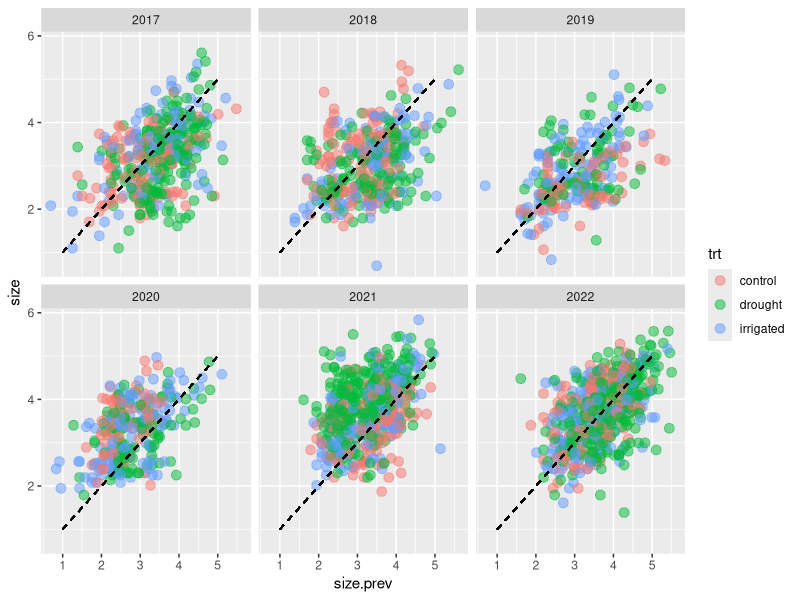
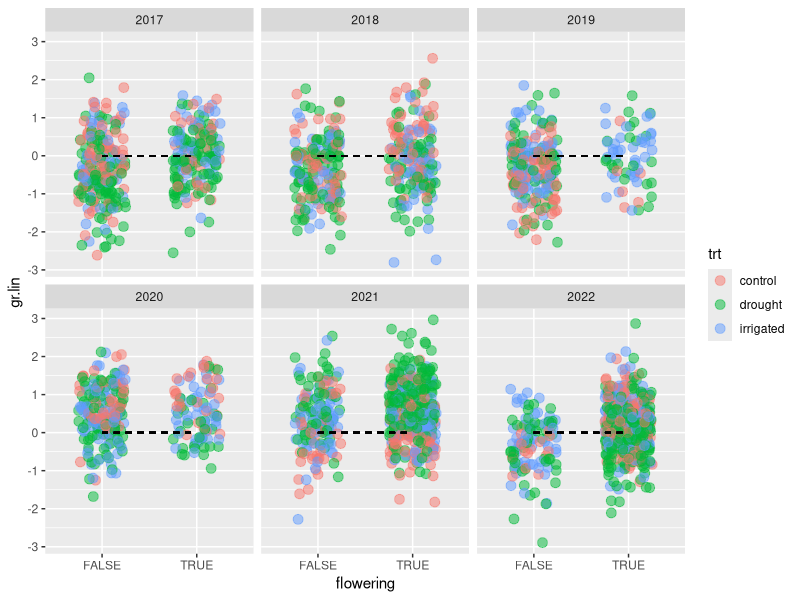
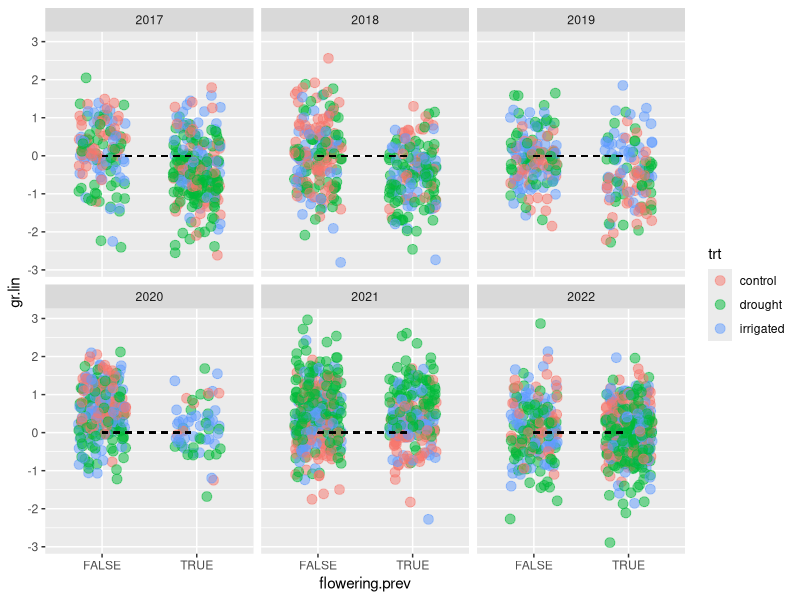
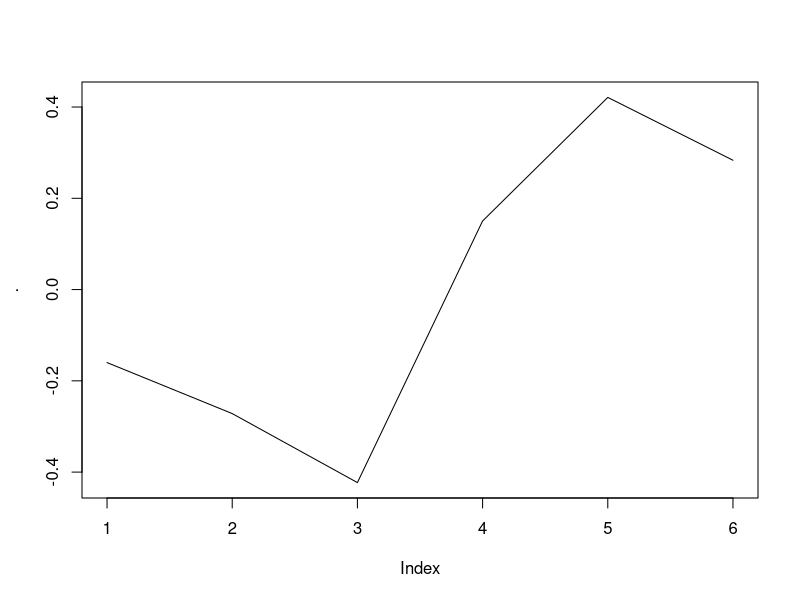
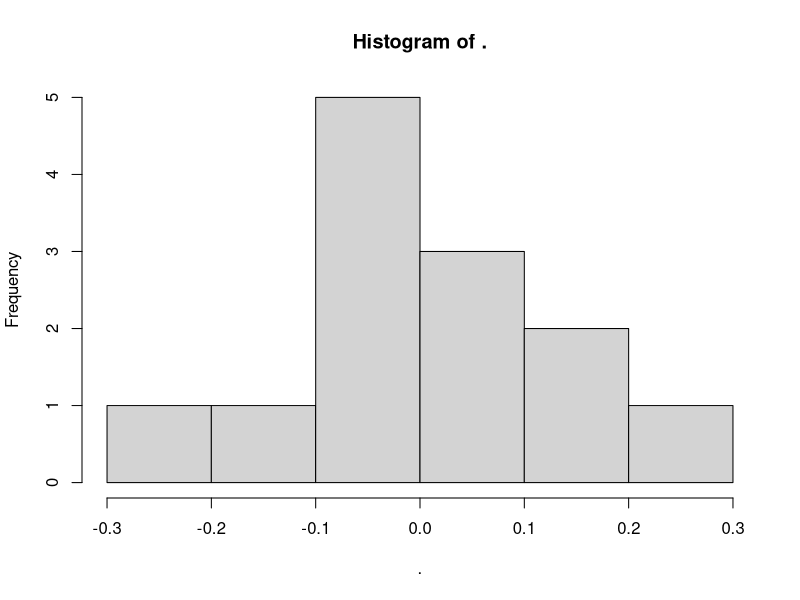
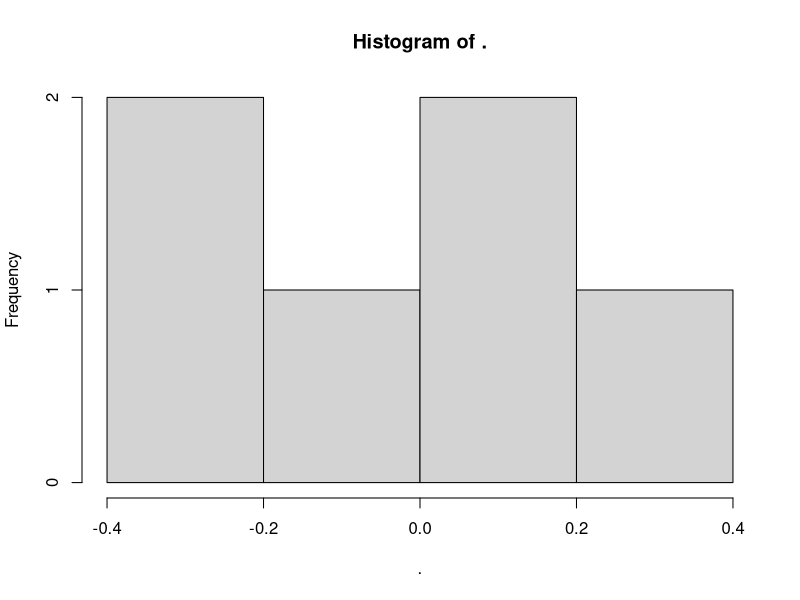
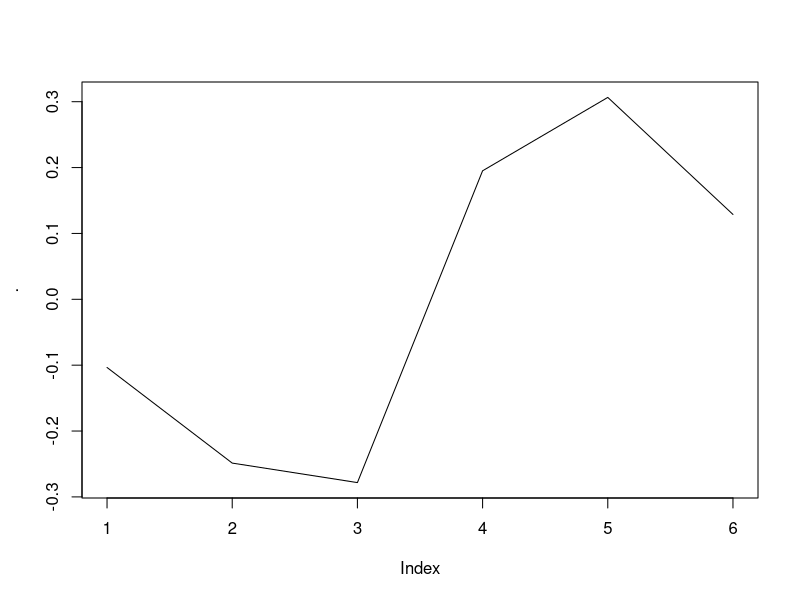
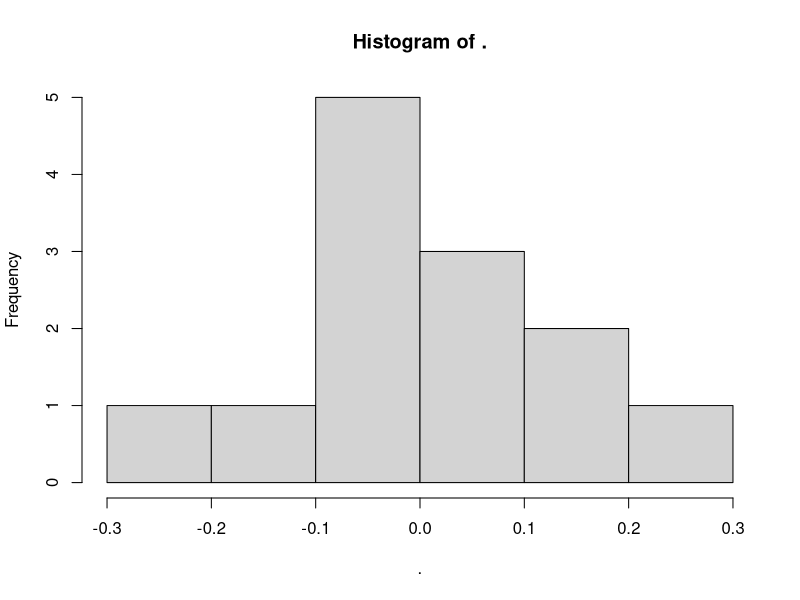

Write the R code that produced these figures, in order. (Note: this script raises an error after producing the figures.)
library(ggplot2)
library(dplyr)
library(tidyr)
library(lme4)

rm(list = ls())

# Logit wrapper function
ilogit = function(x) (1+exp(-x))^-1

# Read in demography data
demo = read.csv('01_data_cleaning/out/demo_imputed_survival.csv') %>%
  mutate(
    flowering = case_when(
      No.umbels > 0 ~ TRUE,
      !No.umbels ~ FALSE,
      is.na(No.umbels) ~ FALSE,
      .default = NA
    )
  )

head(demo)
nrow(demo)

### Get this year's growth and last year's demographic data
demo.grow = merge(
  # x is response - size in year t; we'll use convention that it grew in year t-1
  # so need to subtract 1 from year
  # also want to get only plants with leaf counts + measures,
  # and only living plants (those with non-zero leaf counts)
  x = demo %>%
    filter(!is.na(Leaf.length) & !is.na(No.leaves)) %>%
    filter(No.leaves > 0, surv) %>%
    mutate(
      Year = Year - 1,
      size = log(Leaf.length * No.leaves)
    ) %>%
    select(Year, plantid, Plot, trt, size, flowering, demo.note, proc.note, edited),
  # y is previous year's data
  # give *only* the plants that have size measurements
  # NOTE: this will cut out some plants from analysis if we don't have their
  # size in the previous year
  y = demo %>%
    # Filter out plants only that were alive in previous year (and have measurements)
    filter(!is.na(No.leaves) & !is.na(Leaf.length) & No.leaves > 0) %>%
    # Filter out only plants known to be alive
    filter(surv) %>%
    # Add a previous size column
    mutate(size.prev = log(No.leaves * Leaf.length)) %>%
    select(Year, plantid, size.prev, flowering, demo.note, proc.note, edited),
  all = FALSE, by = c("Year", "plantid"), suffixes = c("", ".prev")
) %>%
  mutate(Plot = factor(Plot))

nrow(demo.grow)
head(demo.grow)

# # Remove 2016 plants # (actually I think this is handled later...)

length(unique(demo.grow$plantid))
table(demo.grow$Year)


### Read in climate data
clim = read.csv('01_data_cleaning/out/climate_summary.csv') %>%
  # fix freeze date column (change to numeric)
  mutate(last.freeze = as.numeric(as.Date(last.freeze)) - as.numeric(as.Date('2019-12-31'))) %>%
  # center temperature and precip variables at mean
  group_by(pd.label) %>%
  mutate(across(contains('Temp'), ~ (. - mean(., na.rm = TRUE)))) %>%
  mutate(across(contains('prec.sum'), ~ (. - mean(., na.rm = TRUE)) / 100 )) %>%
  ungroup() %>%
  # center last freeze date at some neutral-ish date
  mutate(last.freeze = last.freeze - 90)


head(clim)
# think carefully about the merge...
# growth from 2016 to 2017 should depend on growing season 2016, winter 2016,
# early season 2017...
# I think the pgrow from the flowering script should work

clim.merge = rbind(
  clim,
  clim %>% filter(pd.label %in% 'grow') %>% mutate(Year = Year + 1, pd.label = 'pgrow')
)

clim.merge = clim.merge %>%
  # the window start dates aren't necessary
  # also remove the last.freeze column (for now) because it makes things difficult
  select(-c(period.start, last.freeze)) %>%
  pivot_longer(c(prec.sum, contains("Temp")), names_to = "stat", values_to = "statVal") %>%
  pivot_wider(names_from = c(pd.label, stat), values_from = statVal) %>%
  merge(y = clim %>% filter(!pd.label %in% 'pgrow') %>% distinct(Year, last.freeze)) %>%
  select(
    Year, last.freeze, grow_meanTemp, early_prec.sum, early_minnTemp,
    winter_prec.sum, winter_meanTemp, summer_meanTemp, pgrow_meanTemp
  )

head(clim.merge)

demo.grow.cl = merge(x = demo.grow, y = clim.merge, by = 'Year') %>%
  filter(Year > 2016)

head(demo.grow.cl)
nrow(demo.grow.cl)

##### Some plots

ggplot(demo.grow.cl) +
  geom_point(aes(x = size.prev, y = size, colour = trt), alpha = 0.5, size = 3) +
  geom_segment(aes(x = 1, xend = 5, y = 1, yend = 5), linetype = 2) +
  facet_wrap(~ Year)

# Growth differences in flowering *this year*
demo.grow.cl %>%
  mutate(gr.lin = size - size.prev) %>%
  ggplot() +
  geom_point(
    aes(x = flowering, y = gr.lin, colour = trt), 
    alpha = 0.5, size = 3,
    position = position_jitter(width = 0.25)
  ) +
  geom_segment(aes(x = 1, xend = 2, y = 0, yend = 0), linetype = 2) +
  facet_wrap(~ Year)

# Growth differences in flowering *last year*
demo.grow.cl %>%
  mutate(gr.lin = size - size.prev) %>%
  ggplot() +
  geom_point(
    aes(x = flowering.prev, y = gr.lin, colour = trt), 
    alpha = 0.5, size = 3,
    position = position_jitter(width = 0.25)
  ) +
  geom_segment(aes(x = 1, xend = 2, y = 0, yend = 0), linetype = 2) +
  facet_wrap(~ Year)

##### Try fitting base models

g_0 = lmer(
  formula = size ~ size.prev + (1 | Year) + (1 | Plot),
  data = demo.grow.cl
)

summary(g_0) # good
ranef(g_0)$Year %>% unlist() %>% plot(type = 'l')
# hmm... possibly autocorrelated...

g_f0 = lmer(
  formula = size ~ size.prev + flowering.prev + (1 | Year) + (1 | Plot),
  data = demo.grow.cl
)

AIC(g_0, g_f0)
# keep flowering in prior year

g_f0.f1 = lmer(
  formula = size ~ size.prev + flowering + flowering.prev + (1 | Year) + (1 | Plot),
  data = demo.grow.cl
)

AIC(g_0, g_f0, g_f0.f1)
# flowering *this year* seems to have a huge impact

g_f0.f1.t = lmer(
  formula = size ~ size.prev + flowering + flowering.prev + trt + (1 | Year) + (1 | Plot),
  data = demo.grow.cl
)

AIC(g_0, g_f0, g_f0.f1, g_f0.f1.t)
# no straightforward treatment effect...

g_f0t.f1 = lmer(
  formula = size ~ size.prev + flowering + flowering.prev * trt + (1 | Year) + (1 | Plot),
  data = demo.grow.cl
)

g_f0.f1t  = lmer(
  formula = size ~ size.prev + flowering * trt + flowering.prev + (1 | Year) + (1 | Plot),
  data = demo.grow.cl
)

g_st.f0.f1 = lmer(
  formula = size ~ size.prev * trt + flowering + flowering.prev + (1 | Year) + (1 | Plot),
  data = demo.grow.cl
)

g_f0t.f1t = lmer(
  formula = size ~ size.prev + flowering * trt + flowering.prev * trt + (1 | Year) + (1 | Plot),
  data = demo.grow.cl
)

AIC(g_f0.f1, g_st.f0.f1, g_f0t.f1, g_f0.f1t, g_f0t.f1t)
# no treatment effects

# Size-flowering interactions

g_f0.sf1 = lmer(
  formula = size ~ size.prev * flowering  + flowering.prev  + (1 | Year) + (1 | Plot),
  data = demo.grow.cl
)

g_sf0.f1 = lmer(
  formula = size ~ flowering  + size.prev * flowering.prev + (1 | Year) + (1 | Plot),
  data = demo.grow.cl
)

AIC(g_f0.f1, g_sf0.f1, g_f0.sf1)
# size interactions with both terms plausible...

g_sf0.sf1 = lmer(
  formula = size ~ size.prev * flowering  + size.prev * flowering.prev  + (1 | Year) + (1 | Plot),
  data = demo.grow.cl
)

AIC(g_f0.f1, g_sf0.sf1, g_sf0.f1, g_f0.sf1)
# well... no clear best, but all are better than interaction-less model

g_sf0.sf1t = lmer(
  formula = size ~ size.prev * flowering * trt + size.prev * flowering.prev  + (1 | Year) + (1 | Plot),
  data = demo.grow.cl
)

g_sf0t.sf1 = lmer(
  formula = size ~ size.prev * flowering + size.prev * flowering.prev * trt  + (1 | Year) + (1 | Plot),
  data = demo.grow.cl
)

g_sf0t.sf1t = lmer(
  formula = size ~ size.prev * flowering * trt + size.prev * flowering.prev * trt  + (1 | Year) + (1 | Plot),
  data = demo.grow.cl
)

AIC(g_f0.f1, g_sf0.sf1, g_sf0.f1, g_f0.sf1, g_sf0t.sf1, g_sf0.sf1t, g_sf0t.sf1t) %>%
  arrange(AIC)
# still no treatment effects!

# Okay... which of these to keep?

summary(g_f0.sf1)
ranef(g_f0.sf1)$Plot %>% unlist() %>% hist()
ranef(g_f0.sf1)$Year %>% unlist() %>% hist()
ranef(g_f0.sf1)$Year %>% unlist() %>% plot(type = 'l')

summary(g_sf0.f1)
ranef(g_sf0.f1)$Plot %>% unlist() %>% hist()
ranef(g_sf0.f1)$Year %>% unlist() %>% hist()
ranef(g_sf0.f1)$Year %>% unlist() %>% plot(type = 'l')
# random effects etc. look near-identical

# Previous size and previous flowering make more sense to me.
# Maybe do some plotting...

noyear.preds = expand.grid(
  Year = 2017:2022,
  size.prev = (5:50)/10,
  flowering = c(TRUE, FALSE),
  flowering.prev = c(TRUE, FALSE)
) %>%
  mutate(
    pred.sf0.f1 = predict(g_sf0.f1, newdata = ., re.form = NA),
    pred.f0.sf1 = predict(g_f0.sf1, newdata = ., re.form = NA),
  ) %>%
  pivot_longer(contains('pred'), names_to = 'model', values_to = 'prediction') %>%
  mutate(model = gsub('pred\\.', '', model))

demo.grow.cl %>%
  ggplot(aes(x = size.prev)) +
  geom_point(aes(y = size), colour = 'orange') +
  geom_line(
    data = noyear.preds,
    aes(y = prediction, group = model, linetype = model)
  ) +
  facet_wrap(~ paste(Year, 'p', flowering.prev, flowering), ncol = 4)

# Ugh... idk man.
# I guess try fitting with each.
# Lotsa models.

### Split dataset by year

demo.years = sort(unique(demo.grow.cl$Year))
demo.grow.split = vector(mode = 'list', length = length(demo.years))

for (i in 1:length(demo.years)) {
  demo.grow.split[[i]]$train = demo.grow.cl %>% filter(!(Year %in% demo.years[i]))
  demo.grow.split[[i]]$test  = demo.grow.cl %>% filter(Year %in% demo.years[i])
  demo.grow.split[[i]]$holdout = demo.years[i] 
}

### Wrapper function for model fitting
fit.split.model = function(dfs, mod.formula) {
  
  try( 
    mod <- lmer(
      formula = mod.formula,
      data = dfs$train #,
      # control = lmerControl(optimizer = 'bobyqa', optCtrl = list(maxfun = 1e6))
    )
  )
  
  # NOTE: here, we're doing the predictions including the plot-level random effects.
  if (exists('mod')) { 
    mod.pred  = predict(mod, newdata = dfs$test, re.form = ~ (1 | Plot)) %>% ilogit()
    mod.score = mean((dfs$test$size - mod.pred))^2
    return(mod.score)
  } else { return(NA) }
}

fit.split.model(demo.grow.split[[1]], mod.formula = 'size ~ size.prev + (1 | Year) + (1 | Plot)')
# seems alright

### Define formulas

forms = c(
  'size ~ size.prev * flowering.prev + flowering + (size.prev | Year) + (1 | Plot)',
  'size ~ size.prev * flowering.prev + flowering + last.freeze + (1 | Year) + (1 | Plot)',
  'size ~ size.prev * flowering.prev + flowering + grow_meanTemp + (1 | Year) + (1 | Plot)',
  'size ~ size.prev * flowering.prev + flowering + early_prec.sum + (1 | Year) + (1 | Plot)',
  'size ~ size.prev * flowering.prev + flowering + early_minnTemp + (1 | Year) + (1 | Plot)',
  'size ~ size.prev * flowering.prev + flowering + winter_prec.sum + (1 | Year) + (1 | Plot)',
  'size ~ size.prev * flowering.prev + flowering + winter_meanTemp + (1 | Year) + (1 | Plot)',
  'size ~ size.prev * flowering.prev + flowering + summer_meanTemp + (1 | Year) + (1 | Plot)',
  'size ~ size.prev * flowering.prev + flowering + pgrow_meanTemp + (1 | Year) + (1 | Plot)',
  'size ~ size.prev * flowering + flowering.prev + (1 | Year) + (1 | Plot)',
  'size ~ size.prev * flowering + flowering.prev + last.freeze + (1 | Year) + (1 | Plot)',
  'size ~ size.prev * flowering + flowering.prev + grow_meanTemp + (1 | Year) + (1 | Plot)',
  'size ~ size.prev * flowering + flowering.prev + early_prec.sum + (1 | Year) + (1 | Plot)',
  'size ~ size.prev * flowering + flowering.prev + early_minnTemp + (1 | Year) + (1 | Plot)',
  'size ~ size.prev * flowering + flowering.prev + winter_prec.sum + (1 | Year) + (1 | Plot)',
  'size ~ size.prev * flowering + flowering.prev + winter_meanTemp + (1 | Year) + (1 | Plot)',
  'size ~ size.prev * flowering + flowering.prev + summer_meanTemp + (1 | Year) + (1 | Plot)',
  'size ~ size.prev * flowering + flowering.prev + pgrow_meanTemp + (1 | Year) + (1 | Plot)',
  'size ~ size.prev * flowering.prev * last.freeze + flowering + (1 | Year) + (1 | Plot)',
  'size ~ size.prev * flowering.prev * grow_meanTemp + flowering + (1 | Year) + (1 | Plot)',
  'size ~ size.prev * flowering.prev * early_prec.sum + flowering + (1 | Year) + (1 | Plot)',
  'size ~ size.prev * flowering.prev * early_minnTemp + flowering + (1 | Year) + (1 | Plot)',
  'size ~ size.prev * flowering.prev * winter_prec.sum + flowering + (1 | Year) + (1 | Plot)',
  'size ~ size.prev * flowering.prev * winter_meanTemp + flowering + (1 | Year) + (1 | Plot)',
  'size ~ size.prev * flowering.prev * summer_meanTemp + flowering + (1 | Year) + (1 | Plot)',
  'size ~ size.prev * flowering.prev * pgrow_meanTemp + flowering + (1 | Year) + (1 | Plot)',
  'size ~ size.prev * flowering * last.freeze + flowering.prev + (1 | Year) + (1 | Plot)',
  'size ~ size.prev * flowering * grow_meanTemp + flowering.prev + (1 | Year) + (1 | Plot)',
  'size ~ size.prev * flowering * early_prec.sum + flowering.prev + (1 | Year) + (1 | Plot)',
  'size ~ size.prev * flowering * early_minnTemp + flowering.prev + (1 | Year) + (1 | Plot)',
  'size ~ size.prev * flowering * winter_prec.sum + flowering.prev + (1 | Year) + (1 | Plot)',
  'size ~ size.prev * flowering * winter_meanTemp + flowering.prev + (1 | Year) + (1 | Plot)',
  'size ~ size.prev * flowering * summer_meanTemp + flowering.prev + (1 | Year) + (1 | Plot)',
  'size ~ size.prev * flowering * pgrow_meanTemp + flowering.prev + (1 | Year) + (1 | Plot)',
  'size ~ size.prev * flowering.prev + flowering * last.freeze + (1 | Year) + (1 | Plot)',
  'size ~ size.prev * flowering.prev + flowering * grow_meanTemp + (1 | Year) + (1 | Plot)',
  'size ~ size.prev * flowering.prev + flowering * early_prec.sum + (1 | Year) + (1 | Plot)',
  'size ~ size.prev * flowering.prev + flowering * early_minnTemp + (1 | Year) + (1 | Plot)',
  'size ~ size.prev * flowering.prev + flowering * winter_prec.sum + (1 | Year) + (1 | Plot)',
  'size ~ size.prev * flowering.prev + flowering * winter_meanTemp + (1 | Year) + (1 | Plot)',
  'size ~ size.prev * flowering.prev + flowering * summer_meanTemp + (1 | Year) + (1 | Plot)',
  'size ~ size.prev * flowering.prev + flowering * pgrow_meanTemp + (1 | Year) + (1 | Plot)',
  'size ~ size.prev * flowering + flowering.prev * last.freeze + (1 | Year) + (1 | Plot)',
  'size ~ size.prev * flowering + flowering.prev * grow_meanTemp + (1 | Year) + (1 | Plot)',
  'size ~ size.prev * flowering + flowering.prev * early_prec.sum + (1 | Year) + (1 | Plot)',
  'size ~ size.prev * flowering + flowering.prev * early_minnTemp + (1 | Year) + (1 | Plot)',
  'size ~ size.prev * flowering + flowering.prev * winter_prec.sum + (1 | Year) + (1 | Plot)',
  'size ~ size.prev * flowering + flowering.prev * winter_meanTemp + (1 | Year) + (1 | Plot)',
  'size ~ size.prev * flowering + flowering.prev * summer_meanTemp + (1 | Year) + (1 | Plot)',
  'size ~ size.prev * flowering + flowering.prev * pgrow_meanTemp + (1 | Year) + (1 | Plot)'
)

form.scores = matrix(NA, nrow = length(forms), ncol = length(demo.years))

for (i in 1:length(forms)) {
  form.scores[i,] = sapply(
    X = demo.grow.split,
    FUN = fit.split.model,
    mod.formula = forms[i]
  )
  print(i)
}
# why am I getting singularities
# I mean maybe this is good... it means no variance in random effects after incorporating slope...?

form.scores

form.scores %>%
  as.data.frame() %>%
  mutate(form.no = 1:nrow(.)) %>%
  pivot_longer(-form.no, names_to = 'holdout', values_to = 'score') %>%
  ggplot(aes(x = form.no, y = score, group = holdout, colour = holdout)) +
  geom_line()
# okay... really minimal differences among these...
# maybe there just isn't very much annual variation...
# they're all identical to the year-only model
# what is happening?

data.frame(
  form = forms,
  mean.score = rowMeans(form.scores) %>% round(2)
) %>%
  arrange(mean.score)

g_f0.f1 = lmer(
  formula = size ~ flowering  + flowering.prev  + (size.prev | Year) + (1 | Plot),
  data = demo.grow.cl
)

g_f0.sf1 = lmer(
  formula = size ~ size.prev * flowering  + flowering.prev  + (size.prev | Year) + (1 | Plot),
  data = demo.grow.cl
)

g_sf0.f1 = lmer(
  formula = size ~ flowering + size.prev * flowering.prev + (size.prev | Year) + (1 | Plot),
  data = demo.grow.cl
)

AIC(g_f0.f1, g_f0.sf1, g_sf0.f1)
# okay... definitely some interaction here

summary(g_sf0.f1)
ranef(g_sf0.f1)
# really not that much variation in slope!

### Fit one or two of these models to see what the coefficients are (maybe they are shit!)

g_sf0.f1.emin = lmer(
  formula = size ~ size.prev * flowering.prev + flowering + early_minnTemp + (1 | Year) + (1 | Plot),
  data = demo.grow.cl
)

summary(g_f0.f1.emin)
# effect is very weak relative to uncertainty

g_sf0.f1.emin = lmer(
  formula = size ~ size.prev * flowering.prev + flowering + early_minnTemp + (size.prev | Year) + (1 | Plot),
  data = demo.grow.cl
)

summary(g_f0.f1.emin)
# variation in slope - still very small
# although now temperature effects are larger!

# plot against the least shitty climate variables

demo.grow.cl %>%
  mutate(g.lin = size - size.prev) %>%
  ggplot(aes(x = g.lin, fill = interaction(flowering.prev, flowering))) +
  geom_histogram(position = position_identity(), binwidth = 0.25, alpha = 0.5) +
  facet_wrap(~ Year) +
  theme(legend.position = 'bottom')

demo.grow.cl %>%
  mutate(g.lin = size - size.prev) %>%
  ggplot(aes(x = early_minnTemp)) +
  geom_segment(aes(x = -5, xend = 2, y = 0, yend = 0), linetype = 2) +
  geom_point(
    aes(y = g.lin, colour = interaction(flowering.prev, flowering)),
    alpha = 0.5,
    position = position_jitterdodge(dodge.width = 0.25),
  )

demo.grow.cl %>%
  mutate(g.lin = size - size.prev) %>%
  ggplot(aes(x = grow_meanTemp)) +
  geom_segment(aes(x = -3, xend = 1, y = 0, yend = 0), linetype = 2) +
  geom_point(
    aes(y = g.lin, colour = interaction(flowering.prev, flowering)),
    alpha = 0.5,
    posifucktion = position_jitterdodge(dodge.width = 0.25),
  )

demo.grow.cl %>%
  mutate(g.lin = size - size.prev) %>%
  ggplot(aes(x = pgrow_meanTemp)) +
  geom_segment(aes(x = -1, xend = 2, y = 0, yend = 0), linetype = 2) +
  geom_point(
    aes(y = g.lin, colour = interaction(flowering.prev, flowering)),
    alpha = 0.5,
    position = position_jitterdodge(dodge.width = 0.25),
  )

demo.grow.cl %>%
  ggplot(aes(x = size.prev, y = size, colour = grow_meanTemp)) +
  geom_point() +
  geom_segment(aes(x = 1, xend = 5, y = 1, yend = 5), linetype = 2, colour = 'white')
# lmao 
